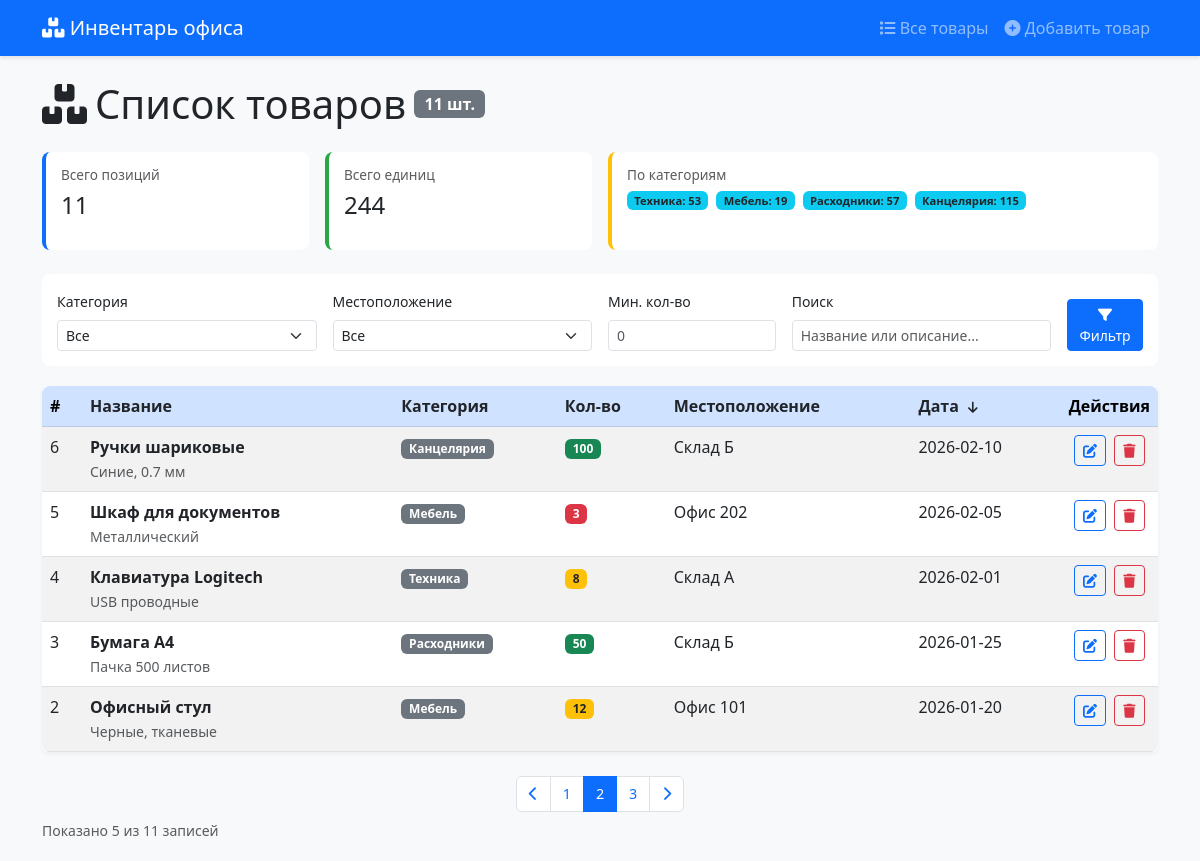
The app's page /?page=2&sort=date_added&order=desc&category=&location=&min_quantity=&search= with its own data.
### tables this page shows
CREATE TABLE items (
            id INTEGER PRIMARY KEY AUTOINCREMENT,
            name TEXT NOT NULL,
            category TEXT NOT NULL,
            quantity INTEGER NOT NULL,
            location TEXT NOT NULL,
            description TEXT,
            date_added DATE NOT NULL
        );

### app.py (the view)
@app.route('/')
def index():
    category = request.args.get('category', '')
    location = request.args.get('location', '')
    min_quantity = request.args.get('min_quantity', '')
    search = request.args.get('search', '')
    sort_by = request.args.get('sort', 'date_added')
    sort_order = request.args.get('order', 'desc')
    page = request.args.get('page', 1, type=int)
    per_page = 5
    filters = {
        'category': category,
        'location': location,
        'min_quantity': min_quantity,
        'search': search
    }
    conn = get_db_connection()
    all_items = conn.execute("SELECT * FROM items").fetchall()
    conn.close()
    all_items = [dict(item) for item in all_items]
    filtered_items = filter_items(all_items, filters)
    sorted_items = sort_items(filtered_items, sort_by, sort_order)
    total_items = len(sorted_items)
    total_pages = math.ceil(total_items / per_page) if total_items > 0 else 1
    if page < 1:
        page = 1
    if page > total_pages:
        page = total_pages
    start = (page - 1) * per_page
    end = start + per_page
    items_page = sorted_items[start:end]
    stats = get_statistics(all_items)  # статистика по ВСЕМ товарам
    categories, locations = get_filter_options()
    return render_template('index.html',
                         items=items_page,
                         categories=categories,
                         locations=locations,
                         current_filters=filters,
                         sort_by=sort_by,
                         sort_order=sort_order,
                         current_page=page,
                         total_pages=total_pages,
                         total_items=total_items,
                         stats=stats)

### templates/index.html (shortened to what this page needs)
{% extends "base.html" %}
{% block content %}
<div class="row">
    <div class="col-12">
        <h1 class="mb-3 mb-sm-4 d-flex align-items-center flex-wrap">
            <i class="fas fa-boxes me-2"></i>
            <span class="d-none d-sm-inline">Список товаров</span>
            <span class="badge bg-secondary fs-6 ms-2">{{ total_items }} шт.</span>
        </h1>
        <div class="row mb-3 mb-sm-4 g-2 g-sm-3">
            <div class="col-6 col-md-3">
                <div class="stats-card">
                    <h6 class="text-muted small">Всего позиций</h6>
                    <h3 class="mb-0">{{ stats.total_items }}</h3>
                </div>
            </div>
            <div class="col-6 col-md-3">
                <div class="stats-card" style="border-left-color: #28a745;">
                    <h6 class="text-muted small">Всего единиц</h6>
                    <h3 class="mb-0">{{ stats.total_quantity }}</h3>
                </div>
            </div>
            <div class="col-12 col-md-6">
                <div class="stats-card" style="border-left-color: #ffc107;">
                    <h6 class="text-muted small">По категориям</h6>
                    <div class="d-flex flex-wrap gap-1 gap-sm-2">
                        {% for cat in stats.categories %}
                            <span class="badge bg-info text-dark" style="font-size: 0.7rem;">
                                {{ cat.category }}: {{ cat.total_quantity }}
                            </span>
                        {% endfor %}
                    </div>
                </div>
            </div>
        </div>
        <div class="filter-section">
            <form method="GET" action="{{ url_for('index') }}" class="row g-2 g-sm-3">
                <div class="col-12 col-sm-6 col-md-3">
                    <label class="form-label small">Категория</label>
                    <select name="category" class="form-select form-select-sm">
                        <option value="">Все</option>
                    </select>
                </div>
                <div class="col-12 col-sm-6 col-md-3">
                    <label class="form-label small">Местоположение</label>
                    <select name="location" class="form-select form-select-sm">
                        <option value="">Все</option>
                    </select>
                </div>
                <div class="col-6 col-sm-3 col-md-2">
                    <label class="form-label small">Мин. кол-во</label>
                    <input type="number" name="min_quantity" class="form-control form-control-sm"
                           value="{{ current_filters.min_quantity }}" min="0" placeholder="0">
                </div>
                <div class="col-12 col-sm-6 col-md-3">
                    <label class="form-label small">Поиск</label>
                    <input type="text" name="search" class="form-control form-control-sm"
                           placeholder="Название или описание..."
                           value="{{ current_filters.search }}">
                </div>
                <div class="col-6 col-sm-3 col-md-1 d-flex align-items-end">
                    <button type="submit" class="btn btn-primary btn-sm w-100">
                        <i class="fas fa-filter"></i>
                        <span class="d-none d-md-inline">Фильтр</span>
                    </button>
                </div>
            </form>
        </div>
        <div class="card">
            <div class="card-body p-0">
                <div class="table-responsive">
                    <table class="table table-hover table-striped mb-0" style="min-width: 600px;">
                        <thead class="table-primary">
                            <tr>
                                <th style="width: 40px;">#</th>
                                <th>
                                    <a href="?sort=name&order={% if sort_by == 'name' and sort_order == 'asc' %}desc{% else %}asc{% endif %}&category={{ current_filters.category }}&location={{ current_filters.location }}&min_quantity={{ current_filters.min_quantity }}&search={{ current_filters.search }}&page=1"
                                       class="text-decoration-none text-dark">
                                        Название
                                    </a>
                                </th>
                                <th class="d-none d-sm-table-cell">
                                    <a href="?sort=category&order={% if sort_by == 'category' and sort_order == 'asc' %}desc{% else %}asc{% endif %}&category={{ current_filters.category }}&location={{ current_filters.location }}&min_quantity={{ current_filters.min_quantity }}&search={{ current_filters.search }}&page=1"
                                       class="text-decoration-none text-dark">
                                        Категория
                                    </a>
                                </th>
                                <th>
                                    <a href="?sort=quantity&order={% if sort_by == 'quantity' and sort_order == 'asc' %}desc{% else %}asc{% endif %}&category={{ current_filters.category }}&location={{ current_filters.location }}&min_quantity={{ current_filters.min_quantity }}&search={{ current_filters.search }}&page=1"
                                       class="text-decoration-none text-dark">
                                        Кол-во
                                    </a>
                                </th>
                                <th class="d-none d-md-table-cell">
                                    <a href="?sort=location&order={% if sort_by == 'location' and sort_order == 'asc' %}desc{% else %}asc{% endif %}&category={{ current_filters.category }}&location={{ current_filters.location }}&min_quantity={{ current_filters.min_quantity }}&search={{ current_filters.search }}&page=1"
                                       class="text-decoration-none text-dark">
                                        Местоположение
                                    </a>
                                </th>
                                <th class="d-none d-lg-table-cell">
                                    <a href="?sort=date_added&order={% if sort_by == 'date_added' and sort_order == 'asc' %}desc{% else %}asc{% endif %}&category={{ current_filters.category }}&location={{ current_filters.location }}&min_quantity={{ current_filters.min_quantity }}&search={{ current_filters.search }}&page=1"
                                       class="text-decoration-none text-dark">
                                        Дата
                                        {% if sort_by == 'date_added' %}
                                            <i class="fas fa-arrow-{{ 'up' if sort_order == 'asc' else 'down' }} sort-arrow"></i>
                                        {% endif %}
                                    </a>
                                </th>
                                <th class="text-center" style="width: 80px;">Действия</th>
                            </tr>
                        </thead>
                        <tbody>
                            {% if items %}
                                {% for item in items %}
                                    <tr>
                                        <td>{{ item.id }}</td>
                                        <td>
                                            <strong>{{ item.name }}</strong>
                                            {% if item.description %}
                                                <br><small class="text-muted d-none d-md-inline">{{ item.description|truncate(30) }}</small>
                                                <br><small class="text-muted d-inline d-md-none">{{ item.description|truncate(15) }}</small>
                                            {% endif %}
                                        </td>
                                        <td class="d-none d-sm-table-cell">
                                            <span class="badge bg-secondary">{{ item.category }}</span>
                                        </td>
                                        <td>
                                            {% if item.quantity <= 5 %}
                                                <span class="badge bg-danger">{{ item.quantity }}</span>
                                            {% elif item.quantity <= 20 %}
                                                <span class="badge bg-warning text-dark">{{ item.quantity }}</span>
                                            {% else %}
                                                <span class="badge bg-success">{{ item.quantity }}</span>
                                            {% endif %}
                                        </td>
                                        <td class="d-none d-md-table-cell">{{ item.location }}</td>
                                        <td class="d-none d-lg-table-cell">{{ item.date_added }}</td>
                                        <td class="text-center" style="white-space: nowrap;">
                                            <a href="{{ url_for('edit_item', id=item.id) }}"
                                               class="btn btn-sm btn-outline-primary btn-action">
                                                <i class="fas fa-edit"></i>
                                            </a>
                                            <form method="POST" action="{{ url_for('delete_item', id=item.id) }}"
                                                  class="delete-form d-inline">
                                                <button type="submit" class="btn btn-sm btn-outline-danger btn-action">
                                                    <i class="fas fa-trash"></i>
                                                </button>
                                            </form>
                                        </td>
                                    </tr>
                                {% endfor %}
                            {% endif %}
                        </tbody>
                    </table>
                </div>
            </div>
        </div>
        {% if total_pages > 1 %}
            <nav class="mt-3 mt-sm-4" aria-label="Навигация по страницам">
                <ul class="pagination">
                    {% if current_page > 1 %}
                        <li class="page-item">
                            <a class="page-link" href="?page={{ current_page - 1 }}&sort={{ sort_by }}&order={{ sort_order }}&category={{ current_filters.category }}&location={{ current_filters.location }}&min_quantity={{ current_filters.min_quantity }}&search={{ current_filters.search }}">
                                <i class="fas fa-chevron-left"></i>
                            </a>
                        </li>
                    {% endif %}
                    {% for p in range(1, total_pages + 1) %}
                        <li class="page-item {% if p == current_page %}active{% endif %}">
                            <a class="page-link" href="?page={{ p }}&sort={{ sort_by }}&order={{ sort_order }}&category={{ current_filters.category }}&location={{ current_filters.location }}&min_quantity={{ current_filters.min_quantity }}&search={{ current_filters.search }}">
                                {{ p }}
                            </a>
                        </li>
                    {% endfor %}
                    {% if current_page < total_pages %}
                        <li class="page-item">
                            <a class="page-link" href="?page={{ current_page + 1 }}&sort={{ sort_by }}&order={{ sort_order }}&category={{ current_filters.category }}&location={{ current_filters.location }}&min_quantity={{ current_filters.min_quantity }}&search={{ current_filters.search }}">
                                <i class="fas fa-chevron-right"></i>
                            </a>
                        </li>
                    {% endif %}
                </ul>
            </nav>
        {% endif %}
        <div class="text-muted small mt-2">
            Показано {{ items|length }} из {{ total_items }} записей
        </div>
    </div>
</div>
{% endblock %}

### records on screen
items: category "Техника", total_quantity "53"
items: category "Мебель", total_quantity "19", id "2", name "Офисный стул", description "Черные, тканевые", quantity "12", location "Офис 101", date_added "2026-01-20"
items: category "Расходники", total_quantity "57", id "3", name "Бумага А4", description "Пачка 500 листов", quantity "50", location "Склад Б", date_added "2026-01-25"
items: category "Канцелярия", total_quantity "115", id "6", name "Ручки шариковые", description "Синие, 0.7 мм", quantity "100", location "Склад Б", date_added "2026-02-10"
items: id "5", name "Шкаф для документов", description "Металлический", category "Мебель", quantity "3", location "Офис 202", date_added "2026-02-05"
items: id "4", name "Клавиатура Logitech", description "USB проводные", category "Техника", quantity "8", location "Склад А", date_added "2026-02-01"

### other values on screen
{{ total_items }} "11"
{{ stats.total_items }} "11"
{{ stats.total_quantity }} "244"
{{ p }} "1" "2" "3"
{{ items|length }} "5"
